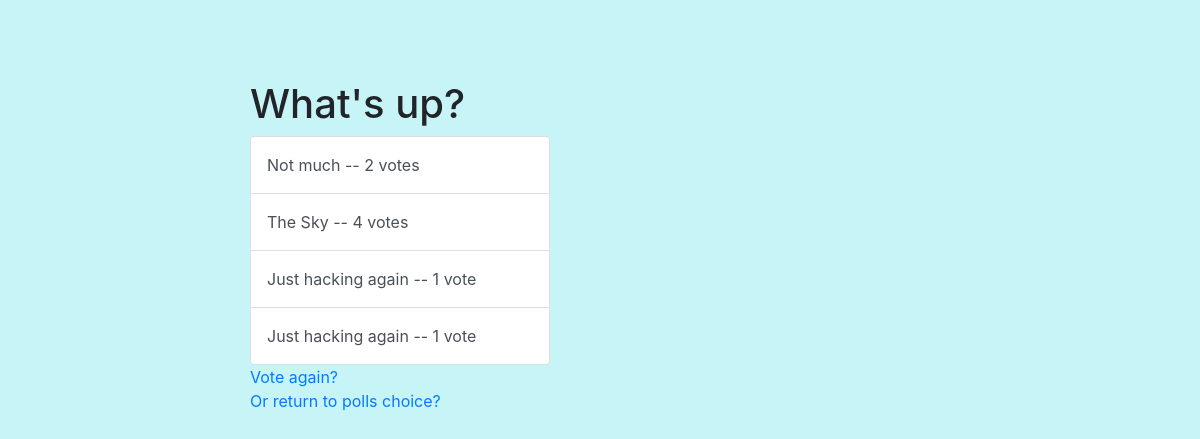
/polls/1/results/, run on an earlier commit of the app's database.
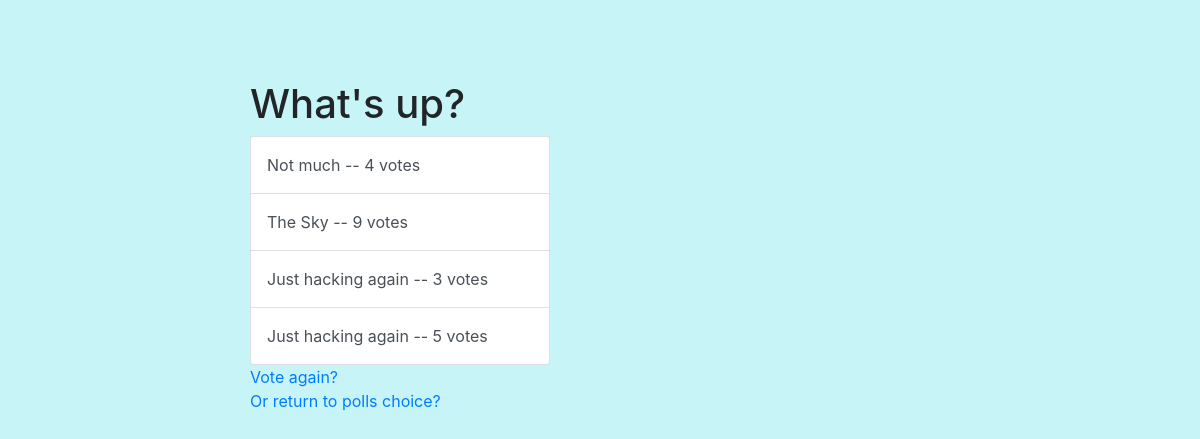
And on a later commit of the database.
### polls/models.py (models this page shows, shortened)
class Question(models.Model):
    question_text = models.CharField(max_length=200)
    pub_date = models.DateTimeField('date published')
    def was_published_recently(self):
        now = timezone.now()
        return now - datetime.timedelta(days=1) <= self.pub_date <= now
    was_published_recently.admin_order_field = 'pub_date'
    was_published_recently.boolean = True
    was_published_recently.short_description = 'Published recently?'

class Choice(models.Model):
    question = models.ForeignKey(Question, on_delete=models.CASCADE)
    choice_text = models.CharField(max_length=200)
    votes = models.IntegerField(default=0)

### polls/views.py (the view)
# urls.py: path('<int:pk>/results/', views.ResultsView.as_view(), name='results'),
class ResultsView(generic.DetailView):
    model = Question
    template_name = 'polls/results.html'

### polls/templates/polls/results.html (shortened to what this page needs)
{% load static %}
<link rel="stylesheet" href="https://stackpath.bootstrapcdn.com/bootstrap/4.5.2/css/bootstrap.min.css">
<link rel="stylesheet" type="text/css" href="{% static 'polls/style.css' %}">
<!DOCTYPE html>
<html lang="en">
<head>
</head>
<body>
    <div class="container-fluid">
        <div class="listbox">
            <h1>{{ question.question_text }}</h1>
            <ul class="list-group">
            {% for choice in question.choice_set.all %}
                <li class="list-group-item list-group-item-action">{{ choice.choice_text }} -- {{ choice.votes }} vote{{ choice.votes|pluralize }} </li>
            {% endfor %}
            </ul>
            <a href="{% url 'polls:detail' question.id %}">Vote again?</a> </br>
            <a href="{% url 'polls:index' %}">Or return to polls choice?</a>
        </div>
    </div>
</body>
</html>

### polls/static/polls/style.css (style rules this page uses)
body { background-color: rgb(199, 245, 247); }
.listbox { margin: auto; max-width: 700px; }
.listbox li { max-width: 300px; padding: 1em; }
.listbox a { margin-top: 1em; }
.container-fluid { margin-top: 5em; }

What changed in the data, as far as the page shows it:
changed Choice "Not much": votes "2" → "4"
changed Choice "The Sky": votes "4" → "9"
changed Choice (number 3 of 4 on the later page): votes "1" → "3"
changed Choice (number 4 of 4 on the later page): votes "1" → "5"
